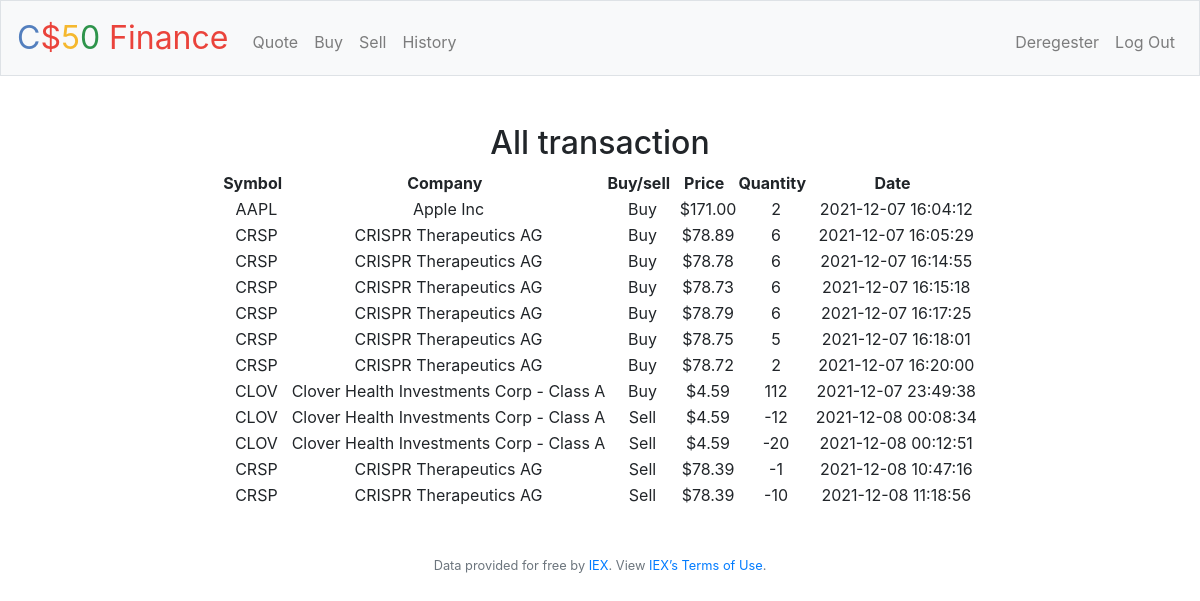
The app's page /history (signed in) with its own data.
### tables this page shows
CREATE TABLE Transactions (
id INTEGER PRIMARY KEY AUTOINCREMENT,
user_id INTEGER NOT NULL,
name TEXT NOT NULL,
price NUMERIC NOT NULL,
quantity INTEGER NOT NULL,
symbol TEXT NOT NULL,
type TEXT NOT NULL,
time TIMESTAMP DEFAULT CURRENT_TIMESTAMP,
FOREIGN KEY(USER_id) REFERENCES users(id)
);

### application.py (the view)
@app.route("/history")
@login_required
def history():
    user_id = session["user_id"]
    history = db.execute("select * FROM transactions WHERE user_id = ?", user_id)
    return render_template("history.html", history=history)

### application.py (called while the page is built)
@app.after_request
def after_request(response):
    response.headers["Cache-Control"] = "no-cache, no-store, must-revalidate"
    response.headers["Expires"] = 0
    response.headers["Pragma"] = "no-cache"
    return response

### helpers.py (called while the page is built)
def login_required(f):
    @wraps(f)
    def decorated_function(*args, **kwargs):
        if session.get("user_id") is None:
            return redirect("/login")
        return f(*args, **kwargs)
    return decorated_function

def usd(value):
    return f"${value:,.2f}"

### templates/history.html (shortened to what this page needs)
{% extends "layout.html" %}
{% block main %}
                <h2>All transaction</h2>
            <table class="center">
                <thead>
                        <tr>
                            <th>Symbol &#160</th>
                            <th>Company &#160 </th>
                            <th>Buy/sell &#160</th>
                            <th>Price &#160</th>
                            <th>Quantity &#160</th>
                            <th>Date &#160</th>
                        </tr>
                </thead>
                <tbody>
                    {% for event in history %}
                    <tr>
                        <td>{{ event.symbol}}</td>
                        <td>{{ event.name }}</td>
                        <td>{{ event.type }}</td>
                        <td>{{ event.price | usd }}</td>
                        <td>{{ event.quantity}}</td>
                        <td>{{ event.time }}</td>
                    </tr>
                    {% endfor %}
                </tbody>
            </table>
{% endblock %}

### templates/layout.html (shortened to what this page needs)
<!DOCTYPE html>
<html lang="en">
    <head>
        <link rel="stylesheet" href="https://cdn.jsdelivr.net/npm/bootstrap@4.5.3/dist/css/bootstrap.min.css">
        <link href="/static/styles.css" rel="stylesheet">
    </head>
    <body>
        <nav class="navbar navbar-expand-md navbar-light bg-light border">
            <a class="navbar-brand" href="/"><span class="blue">C</span><span class="red">$</span><span class="yellow">5</span><span class="green">0</span> <span class="red">Finance</span></a>
            <div class="collapse navbar-collapse" id="navbar">
                {% if session.user_id %}
                    <ul class="navbar-nav mr-auto mt-2">
                        <li class="nav-item"><a class="nav-link" href="/quote">Quote</a></li>
                        <li class="nav-item"><a class="nav-link" href="/buy">Buy</a></li>
                        <li class="nav-item"><a class="nav-link" href="/sell">Sell</a></li>
                        <li class="nav-item"><a class="nav-link" href="/history">History</a></li>
                    </ul>
                    <ul class="navbar-nav ml-auto mt-2">
                        <li class="nav-item"><a class="nav-link" href="/deregister">Deregester</a></li>
                        <li class="nav-item"><a class="nav-link" href="/logout">Log Out</a></li>
                    </ul>
                {% else %}
                    <ul class="navbar-nav ml-auto mt-2">
                        <li class="nav-item"><a class="nav-link" href="/register">Register</a></li>
                        <li class="nav-item"><a class="nav-link" href="/login">Log In</a></li>
                    </ul>
                {% endif %}
            </div>
        </nav>
        <main class="container p-5">
            {% block main %}{% endblock %}
        </main>
        <footer class="small text-center text-muted">
            Data provided for free by <a href="https://iextrading.com/developer">IEX</a>. View <a href="https://iextrading.com/api-exhibit-a/">IEX’s Terms of Use</a>.
        </footer>
    </body>
</html>

### static/styles.css (style rules this page uses)
nav .navbar-brand { font-size: xx-large; }
nav .navbar-brand .blue { color: #537fbe; }
nav .navbar-brand .red { color: #ea433b; }
nav .navbar-brand .yellow { color: #f5b82e; }
nav .navbar-brand .green { color: #2e944b; }
main { overflow-x: auto; text-align: center; }
.center { margin-left: auto; margin-right: auto; }

### records on screen
Transactions: symbol "AAPL", name "Apple Inc", type "Buy", price "$171.00", quantity "2", time "2021-12-07 16:04:12"
Transactions: symbol "CRSP", name "CRISPR Therapeutics AG", type "Buy", price "$78.89", quantity "6", time "2021-12-07 16:05:29"
Transactions: symbol "CRSP", name "CRISPR Therapeutics AG", type "Buy", price "$78.78", quantity "6", time "2021-12-07 16:14:55"
Transactions: symbol "CRSP", name "CRISPR Therapeutics AG", type "Buy", price "$78.73", quantity "6", time "2021-12-07 16:15:18"
Transactions: symbol "CRSP", name "CRISPR Therapeutics AG", type "Buy", price "$78.79", quantity "6", time "2021-12-07 16:17:25"
Transactions: symbol "CRSP", name "CRISPR Therapeutics AG", type "Buy", price "$78.75", quantity "5", time "2021-12-07 16:18:01"
Transactions: symbol "CRSP", name "CRISPR Therapeutics AG", type "Buy", price "$78.72", quantity "2", time "2021-12-07 16:20:00"
Transactions: symbol "CLOV", name "Clover Health Investments Corp - Class A", type "Buy", price "$4.59", quantity "112", time "2021-12-07 23:49:38"
Transactions: symbol "CLOV", name "Clover Health Investments Corp - Class A", type "Sell", price "$4.59", quantity "-12", time "2021-12-08 00:08:34"
Transactions: symbol "CLOV", name "Clover Health Investments Corp - Class A", type "Sell", price "$4.59", quantity "-20", time "2021-12-08 00:12:51"
Transactions: symbol "CRSP", name "CRISPR Therapeutics AG", type "Sell", price "$78.39", quantity "-1", time "2021-12-08 10:47:16"
Transactions: symbol "CRSP", name "CRISPR Therapeutics AG", type "Sell", price "$78.39", quantity "-10", time "2021-12-08 11:18:56"
